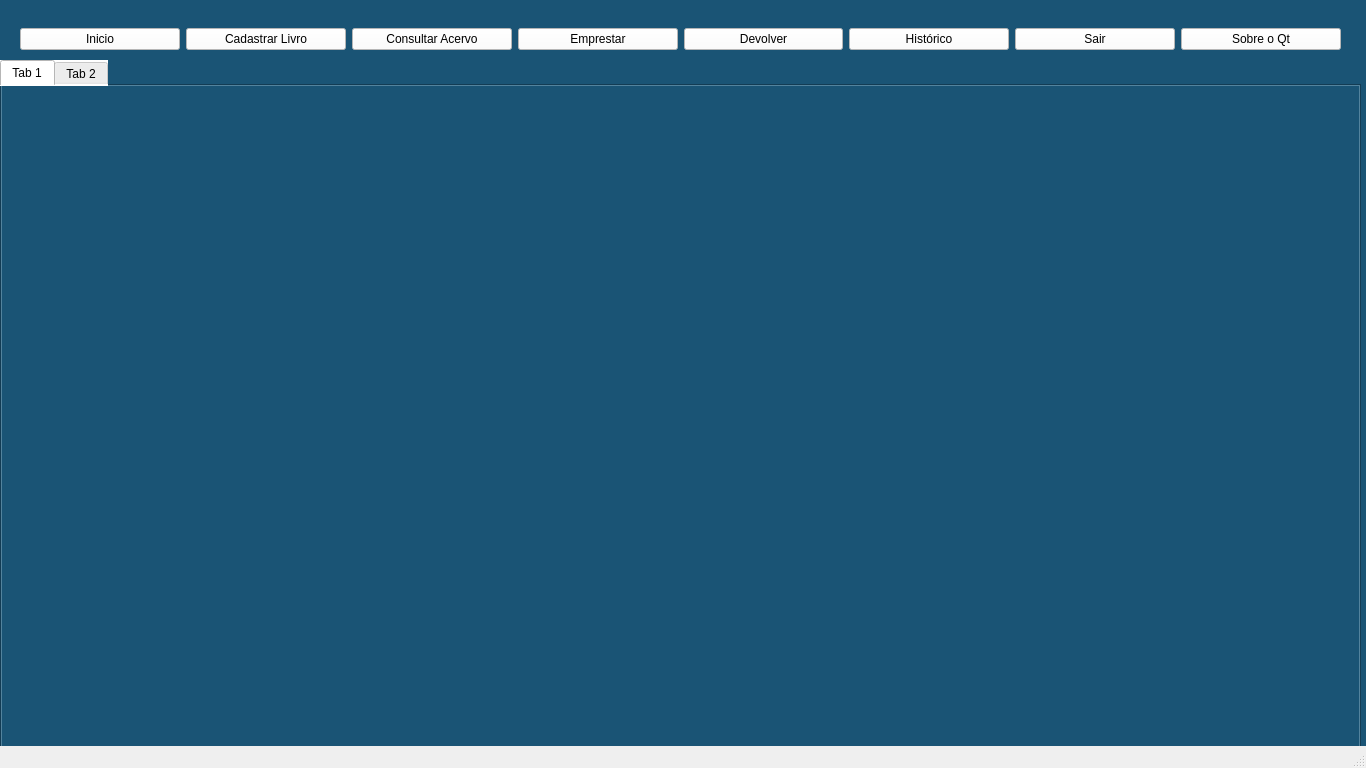
<?xml version="1.0" encoding="UTF-8"?>
<ui version="4.0">
 <class>MainWindow</class>
 <widget class="QMainWindow" name="MainWindow">
  <property name="geometry">
   <rect>
    <x>0</x>
    <y>0</y>
    <width>1366</width>
    <height>768</height>
   </rect>
  </property>
  <property name="windowTitle">
   <string>BIblioDesk</string>
  </property>
  <widget class="QWidget" name="centralwidget">
   <property name="styleSheet">
    <string notr="true">QWidget{
	background-color:#1a5475;
}

QPushButton{
	background-color:white;
	color:black;
}

QPushButton:hover
{
	background-color:gray;
}

QTabBar
{
background-color:white;
color:black
}</string>
   </property>
   <widget class="QWidget" name="horizontalLayoutWidget">
    <property name="geometry">
     <rect>
      <x>0</x>
      <y>0</y>
      <width>1371</width>
      <height>41</height>
     </rect>
    </property>
    <layout class="QHBoxLayout" name="horizontalLayout"/>
   </widget>
   <widget class="QWidget" name="horizontalLayoutWidget_2">
    <property name="geometry">
     <rect>
      <x>20</x>
      <y>20</y>
      <width>1321</width>
      <height>39</height>
     </rect>
    </property>
    <layout class="QHBoxLayout" name="horizontalLayout_2">
     <item>
      <widget class="QPushButton" name="btnInicio">
       <property name="cursor">
        <cursorShape>PointingHandCursor</cursorShape>
       </property>
       <property name="text">
        <string>Inicio</string>
       </property>
       <property name="icon">
        <iconset>
         <normaloff>icons/inicio.svg</normaloff>icons/inicio.svg</iconset>
       </property>
      </widget>
     </item>
     <item>
      <widget class="QPushButton" name="btnCadLivro">
       <property name="cursor">
        <cursorShape>PointingHandCursor</cursorShape>
       </property>
       <property name="text">
        <string>Cadastrar Livro</string>
       </property>
       <property name="icon">
        <iconset>
         <normaloff>icons/Book.svg</normaloff>icons/Book.svg</iconset>
       </property>
      </widget>
     </item>
     <item>
      <widget class="QPushButton" name="btnConAcervo">
       <property name="cursor">
        <cursorShape>PointingHandCursor</cursorShape>
       </property>
       <property name="text">
        <string>Consultar Acervo</string>
       </property>
       <property name="icon">
        <iconset>
         <normaloff>icons/Books.svg</normaloff>icons/Books.svg</iconset>
       </property>
      </widget>
     </item>
     <item>
      <widget class="QPushButton" name="btnEmprestar">
       <property name="cursor">
        <cursorShape>PointingHandCursor</cursorShape>
       </property>
       <property name="text">
        <string>Emprestar</string>
       </property>
       <property name="icon">
        <iconset>
         <normaloff>icons/BookOpen.svg</normaloff>icons/BookOpen.svg</iconset>
       </property>
      </widget>
     </item>
     <item>
      <widget class="QPushButton" name="btnDevolver">
       <property name="cursor">
        <cursorShape>PointingHandCursor</cursorShape>
       </property>
       <property name="text">
        <string>Devolver</string>
       </property>
       <property name="icon">
        <iconset>
         <normaloff>icons/ArrowCounterClockwise.svg</normaloff>icons/ArrowCounterClockwise.svg</iconset>
       </property>
      </widget>
     </item>
     <item>
      <widget class="QPushButton" name="btnHistorico">
       <property name="cursor">
        <cursorShape>PointingHandCursor</cursorShape>
       </property>
       <property name="text">
        <string>Histórico</string>
       </property>
       <property name="icon">
        <iconset>
         <normaloff>icons/Folder.svg</normaloff>icons/Folder.svg</iconset>
       </property>
      </widget>
     </item>
     <item>
      <widget class="QPushButton" name="btnSair">
       <property name="cursor">
        <cursorShape>PointingHandCursor</cursorShape>
       </property>
       <property name="text">
        <string>Sair</string>
       </property>
      </widget>
     </item>
     <item>
      <widget class="QPushButton" name="btnSobreQT">
       <property name="cursor">
        <cursorShape>PointingHandCursor</cursorShape>
       </property>
       <property name="text">
        <string>Sobre o Qt</string>
       </property>
      </widget>
     </item>
    </layout>
   </widget>
   <widget class="QTabWidget" name="tabWindos">
    <property name="geometry">
     <rect>
      <x>0</x>
      <y>60</y>
      <width>1361</width>
      <height>691</height>
     </rect>
    </property>
    <property name="currentIndex">
     <number>0</number>
    </property>
    <widget class="QWidget" name="tab">
     <attribute name="title">
      <string>Tab 1</string>
     </attribute>
    </widget>
    <widget class="QWidget" name="tab_2">
     <attribute name="title">
      <string>Tab 2</string>
     </attribute>
    </widget>
   </widget>
  </widget>
  <widget class="QStatusBar" name="statusbar"/>
 </widget>
 <resources/>
 <connections/>
</ui>
